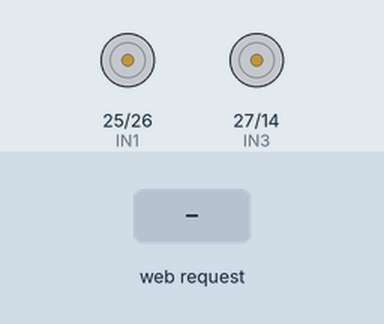
Recording of a sketch running on a simulated ESP32. Shown: motor-driver pin pairs drawn as motors (green arrow = first pin HIGH = forward, orange = second pin HIGH = backward, longer = more drive, scaled by the enable pin). The inputs (shaded band) are chosen by the test bench. WiFi joins after 1.5 s; servers stay silent unless stated; what the sketch prints to the serial monitor is not drawn.

Above: at 2.7 s.
2.8 s: HTTP request GET /control?left=1&right=1 received
At 3.2 s:
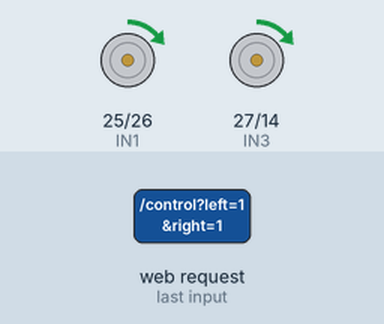
4.8 s: HTTP request GET /control?left=120&right=120 received
At 5.2 s:
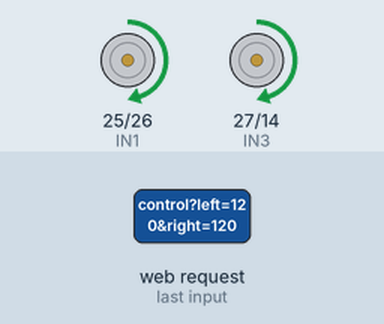
Timing chart, 0 to 7.8 s (numbered marks = the images above; inputs shaded):
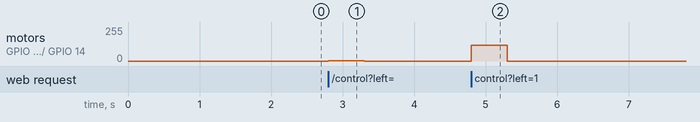

The sketch:

esp32_motor.ino
```cpp
#include <WiFi.h>
#include <WebServer.h>

const char* ssid = "REPLACE_WITH_YOUR_SSID";
const char* password = "REPLACE_WITH_YOUR_PASSWORD";

WebServer server(80);

// Motor Pins
#define ENA 32
#define IN1 25
#define IN2 26

#define IN3 27
#define IN4 14
#define ENB 33

// IR Sensor Pins
#define IR_LEFT 18
#define IR_RIGHT 19

// PWM properties
const int freq = 5000;
const int ledChannelA = 0;
const int ledChannelB = 1;
const int resolution = 8;

unsigned long lastCmdTime = 0;
const unsigned long WATCHDOG_TIMEOUT = 500; // ms

int currentLeftSpeed = 0;
int currentRightSpeed = 0;

void setupMotors() {
  pinMode(IN1, OUTPUT);
  pinMode(IN2, OUTPUT);
  pinMode(IN3, OUTPUT);
  pinMode(IN4, OUTPUT);

  // Configure LEDC PWM
  ledcSetup(ledChannelA, freq, resolution);
  ledcSetup(ledChannelB, freq, resolution);

  ledcAttachPin(ENA, ledChannelA);
  ledcAttachPin(ENB, ledChannelB);

  setMotors(0, 0);
}

void setMotors(int leftSpeed, int rightSpeed) {
  // Constrain speeds to -255 to 255
  leftSpeed = constrain(leftSpeed, -255, 255);
  rightSpeed = constrain(rightSpeed, -255, 255);

  currentLeftSpeed = leftSpeed;
  currentRightSpeed = rightSpeed;

  // Left Motor
  if (leftSpeed > 0) {
    digitalWrite(IN1, HIGH);
    digitalWrite(IN2, LOW);
    ledcWrite(ledChannelA, leftSpeed);
  } else if (leftSpeed < 0) {
    digitalWrite(IN1, LOW);
    digitalWrite(IN2, HIGH);
    ledcWrite(ledChannelA, -leftSpeed);
  } else {
    digitalWrite(IN1, LOW);
    digitalWrite(IN2, LOW);
    ledcWrite(ledChannelA, 0);
  }

  // Right Motor
  if (rightSpeed > 0) {
    digitalWrite(IN3, HIGH);
    digitalWrite(IN4, LOW);
    ledcWrite(ledChannelB, rightSpeed);
  } else if (rightSpeed < 0) {
    digitalWrite(IN3, LOW);
    digitalWrite(IN4, HIGH);
    ledcWrite(ledChannelB, -rightSpeed);
  } else {
    digitalWrite(IN3, LOW);
    digitalWrite(IN4, LOW);
    ledcWrite(ledChannelB, 0);
  }
}

void handleControl() {
  if (server.hasArg("left") && server.hasArg("right")) {
    int left = server.arg("left").toInt();
    int right = server.arg("right").toInt();
    setMotors(left, right);
    lastCmdTime = millis();
    server.send(200, "text/plain", "OK");
  } else {
    server.send(400, "text/plain", "Missing left or right parameter");
  }
}

void handleStatus() {
  // Read IR sensors (LOW means obstacle detected for FC-51)
  int irLeft = digitalRead(IR_LEFT);
  int irRight = digitalRead(IR_RIGHT);

  bool leftBlocked = (irLeft == LOW);
  bool rightBlocked = (irRight == LOW);

  String json = "{";
  json += "\"left_blocked\":" + String(leftBlocked ? "true" : "false") + ",";
  json += "\"right_blocked\":" + String(rightBlocked ? "true" : "false") + ",";
  json += "\"left_speed\":" + String(currentLeftSpeed) + ",";
  json += "\"right_speed\":" + String(currentRightSpeed);
  json += "}";

  server.send(200, "application/json", json);
}

void setup() {
  Serial.begin(115200);

  setupMotors();
  pinMode(IR_LEFT, INPUT);
  pinMode(IR_RIGHT, INPUT);

  WiFi.begin(ssid, password);
  Serial.print("Connecting to WiFi..");
  while (WiFi.status() != WL_CONNECTED) {
    delay(500);
    Serial.print(".");
  }
  Serial.println("");
  Serial.println("Connected to WiFi");
  Serial.print("IP Address: ");
  Serial.println(WiFi.localIP());

  server.on("/control", HTTP_GET, handleControl);
  server.on("/status", HTTP_GET, handleStatus);
  server.begin();
}

void loop() {
  server.handleClient();

  // Watchdog
  if (millis() - lastCmdTime > WATCHDOG_TIMEOUT && (currentLeftSpeed != 0 || currentRightSpeed != 0)) {
    Serial.println("Watchdog triggered, stopping motors");
    setMotors(0, 0);
  }
}
```

Measured:
- after the input at 2.8 s, motor on GPIO 25 (IN1) / GPIO 26 (IN2), motor on GPIO 27 (IN3) / GPIO 14 (IN4): stopped → forward 1/255 at once, → stopped 0.50 s later
- after the input at 4.8 s, motor on GPIO 25 (IN1) / GPIO 26 (IN2), motor on GPIO 27 (IN3) / GPIO 14 (IN4): stopped → forward 120/255 at once, → stopped 0.50 s later
